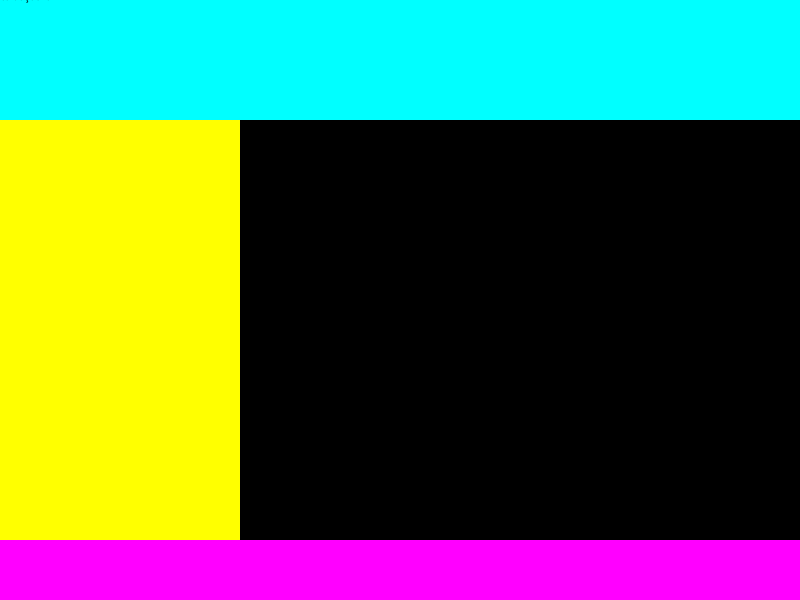
Frame 1 (no input)
Frame 60 (the mouse pressed at the canvas centre just before this capture): identical to frame 1, image omitted
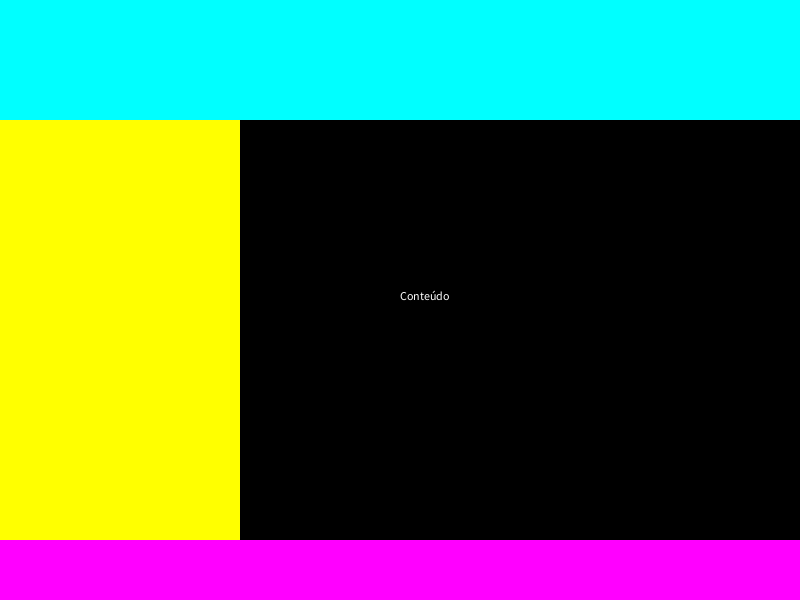
Frame 120 (the mouse held since frame 60 and released just before this capture)

The Processing sketch that drew these frames (run headless with seeded random() and noise(); from frame 60 on, the mouse is pressed at the canvas centre):

// Processing sketch: Exercicio_layout
// ── Exercicio_layout.pde

void setup() {
  size(800, 600);
  noStroke();
}

void draw() {
  fill(0, 255, 255);
  rect(0, 0, width, 0.2*height);
  fill(255, 0, 255);
  rect(0, 0.9*height, width, height);
  fill(255, 255, 0);
  rect(0, 0.2*height, 0.3*width, 0.7*height);
  fill(0);
  rect(0.3*width, 0.2*height, 0.7*width, 0.7*height);
  textSize(12);
  if (mouseY <= 0.2 * height){
    fill(0);
    text("cabeçalho", mouseX, mouseY);
  }
  if (mouseY >= 0.9 * height){
    fill(0);
    text("rodapé", mouseX, mouseY);
  }
  if ((mouseY >= 0.2 * height && mouseY <= 0.9 * height) && mouseX <= 0.3 * width){
    fill(0);
    text("menu", mouseX, mouseY);
  }
  if(mouseX >= 0.3 * width && (mouseY >= 0.2 * height && mouseY <= 0.9 * height)){
    fill(255);
    text("Conteúdo", mouseX, mouseY);
  }
}
